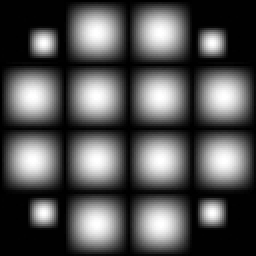
%> input picture Homework 4/demo2.tif, 128 x 128 px (shown 2 times larger)
$ octave wavelet.m   (GNU Octave 9; MATLAB toolbox functions it lacks are replaced by stand-ins)
%> lines starting %> are read from the running program, lines starting %| are printed output that depends on the picture
%clear;
close all;

%% parameters define
origin = double(imread('demo2.tif'));
%> origin: size 128x128 double; min 0, max 255, mean 83.5; mean of the top-left, top-right, bottom-left and bottom-right quarters 83.4, 83.5, 83.5, 83.5
[length, width] = size(origin);
%> length = 128; width = 128
order = 8;
g0 = [0.0322,-0.0126,-0.0992,0.2979,0.8037,0.4976,-0.0296,-0.0758];
sign_arr = (-1) .^ (0 : order - 1);
g1 = (sign_arr) .* g0(end:-1:1);
h0 = g0(end:-1:1);
h1 = g1(end:-1:1);
%checked, all right
h_phi = g0;
h_psi = g1;
h_phi_neg = h0;
h_psi_neg = h1;
p = 3;
result = cell(p, 4);
result_g = cell(p, 4);
recons = cell(1, p);
psnr = zeros(1, p);

%% compute DWT
for i = 1 : p
    if i == 1
        [result{i,1}, result{i,2}, result{i,3}, result{i,4}] = analBank(origin, h_phi_neg, h_psi_neg);
    else
        [result{i,1}, result{i,2}, result{i,3}, result{i,4}] = analBank(result{i-1,1}, h_phi_neg, h_psi_neg);
    end
        recons{i} = synBank(result{i,1}, result{i,2}, result{i,3}, result{i,4}, h_phi, h_psi);
    if i == 1
        mse = mean(mean((recons{i}( 1 + 6 : end - 7, 1 + 6 : end - 7) - origin) .^ 2));
    else
        mse = mean(mean((recons{i}( 1 + 7 : end - 7, 1 + 7 : end - 7) - result{i - 1, 1}) .^ 2));
    end
    psnr(i) = 10 *log10(255^2/mse);
end
%> this loop made 3 passes
%> mse on passes 1 to 3: 306.2, 105, 4754.4
%> pass 1, in analBank, `t_hp = downsample(conv2(img, h_psi_neg)', 2, 1)'; %no 'same', just 'fu..`:
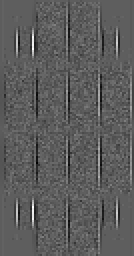
%> t_hp: size 128x67 double (shown 2 times larger); min -7.68, max 13.14, mean -0.122; drawn with min black and max white
%> pass 1, in analBank, `t_lp = downsample(conv2(img, h_phi_neg)', 2, 1)';`:
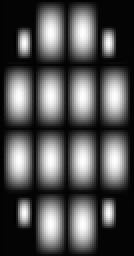
%> t_lp: size 128x67 double (shown 2 times larger); min -5.34, max 361.8, mean 112.8; drawn with min black and max white
%> pass 1, in analBank, `d = downsample(conv2(t_hp', h_psi_neg)', 2, 1);`:
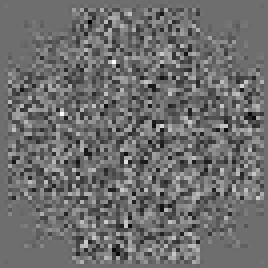
%> d: size 67x67 double (shown 4 times larger); min -2.89, max 3.78, mean -0.00735; drawn with min black and max white
%> pass 1, in analBank, `v = downsample(conv2(t_hp', h_phi_neg)', 2, 1);`:
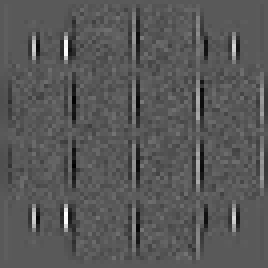
%> v: size 67x67 double (shown 4 times larger); min -9.4, max 17.31, mean -0.164; drawn with min black and max white
%> after the loop, psnr = [23.27 27.92 11.36]; recons = 3 items; result = 12 items

%% result output
for i = 1 : p
    result_g{i,1} = mat2gray(result{i,1});
    result_g{i,2} = mat2gray(result{i,2});
    result_g{i,3} = mat2gray(result{i,3});
    result_g{i,4} = mat2gray(result{i,4});
    recons{i} = mat2gray(recons{i});
end
%> after the loop, result_g = 12 items

figure; grid on;
title('the wavelet');
for i = 1 : p
    subplot(p, 5, 1 + (i - 1)*5);
    imshow(result_g{i,1});
    subplot(p, 5, 2 + (i - 1)*5);
    imshow(result_g{i,2});
    subplot(p, 5, 3 + (i - 1)*5);
    imshow(result_g{i,3});
    subplot(p, 5, 4 + (i - 1)*5);
    imshow(result_g{i,4});
    subplot(p, 5, 5 + (i - 1)*5);
    imshow(recons{i});
% [5 lines of commented-out code are left out]
end
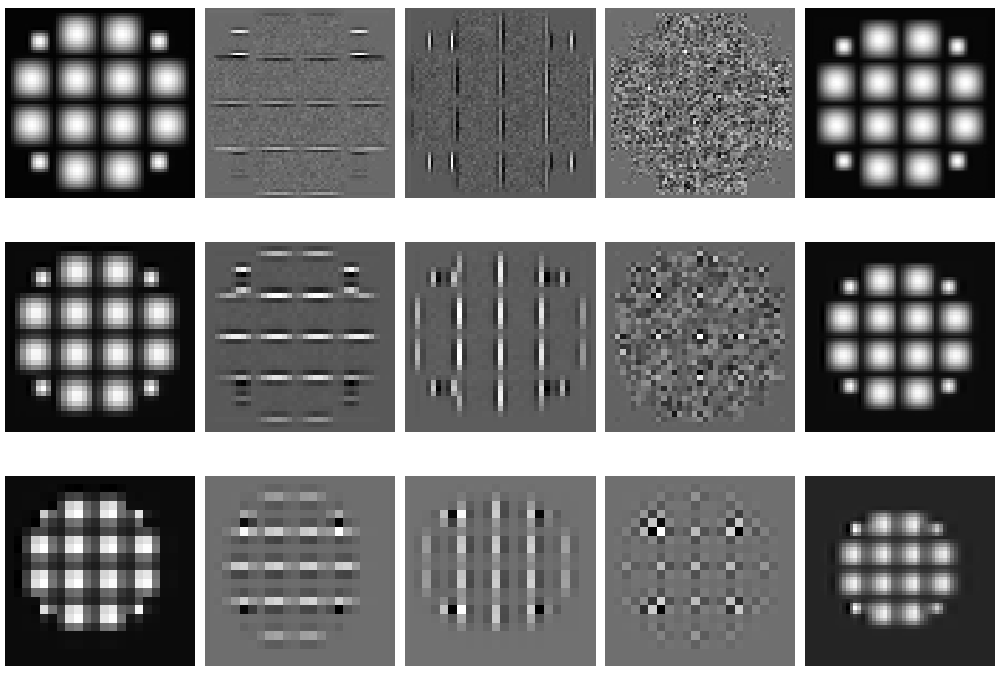
%> figure redrawn from the program's plot data, 15 panels

display(psnr);
%| psnr =
%|    23.271   27.919   11.360

%% edge detection
% datavalue change in synthesis band
all_black_21 = zeros(size(result{2,1}));
%> all_black_21: size 37x37 double; every value is 0
all_black_22 = zeros(size(result{2,2}));
all_black_23 = zeros(size(result{2,3}));
all_black_24 = zeros(size(result{2,4}));
all_black_12 = zeros(size(result{1,2}));
%> all_black_12: size 67x67 double; every value is 0
all_black_13 = zeros(size(result{1,3}));
all_black_14 = zeros(size(result{1,4}));


mid1 = synBank(all_black_21, result{2,2},  result{2,3}, result{2,4}, h_phi, h_psi);
det1 = synBank(mid1( 1 + 7 : end - 7, 1 + 7 : end - 7), result{1,2}, result{1,3}, result{1,4}, h_phi, h_psi);
det1 = mat2gray(det1);

mid2 = synBank(all_black_21, all_black_22, result{2,3}, result{2,4}, h_phi, h_psi);
%> in synBank (call 6), `f1 = conv2(upsample(a,2,1)',h_phi)' + conv2(upsample(h,2,1)',h_psi)';`: f1: size 81x37 double; every value is 0
det2 = synBank(mid2( 1 + 7 : end - 7, 1 + 7 : end - 7), all_black_12, result{1,3}, result{1,4}, h_phi, h_psi);
%> in synBank (call 7), `f1 = conv2(upsample(a,2,1)',h_phi)' + conv2(upsample(h,2,1)',h_psi)';`:
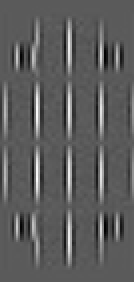
%> f1: size 141x67 double (shown 2 times larger); min -15.98, max 28.82, mean 0.3; drawn with min black and max white
%> in synBank (call 7), `img_re = conv2(upsample(f1',2,1)',h_phi) + conv2(upsample(f2',2,1)',h_..`:
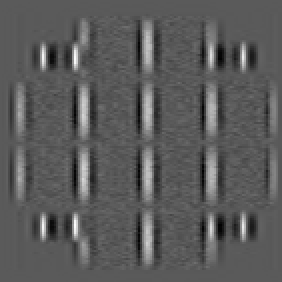
%> img_re: size 141x141 double (shown 2 times larger); min -12.78, max 23.43, mean 0.1; drawn with min black and max white
det2 = mat2gray(det2);

% [7 lines of commented-out code are left out]

figure; grid on;
title('the edge detection');
subplot(121); imshow(det1);
subplot(122); imshow(det2);
% imwrite(det1, 'result/det1.jpg');
% imwrite(det2, 'result/det2.jpg');

%% function defination
function [a, h, v, d] = analBank(img, h_phi_neg, h_psi_neg)
    %operation on rows: conv at rows
    %downsample at columns: keep even columns
    t_hp = downsample(conv2(img, h_psi_neg)', 2, 1)'; %no 'same', just 'full' convolution
    t_lp = downsample(conv2(img, h_phi_neg)', 2, 1)'; %1 for offset
    %operation on columns: conv at columns
    %downsample at rows: keep even rows
    d = downsample(conv2(t_hp', h_psi_neg)', 2, 1);
    v = downsample(conv2(t_hp', h_phi_neg)', 2, 1);
    h = downsample(conv2(t_lp', h_psi_neg)', 2, 1);
    a = downsample(conv2(t_lp', h_phi_neg)', 2, 1);
end

function img_re = synBank(a, h, v, d, h_phi, h_psi)
    %upsample: insert zeros at odd-indexed columns
    %operation on columns: conv at columns
    f1 = conv2(upsample(a,2,1)',h_phi)' + conv2(upsample(h,2,1)',h_psi)';
    f2 = conv2(upsample(v,2,1)',h_phi)' + conv2(upsample(d,2,1)',h_psi)';
    %upsample: insert zeros at odd-indexed rows
    %operation on rows: conv at rows
    img_re = conv2(upsample(f1',2,1)',h_phi) + conv2(upsample(f2',2,1)',h_phi);
end
